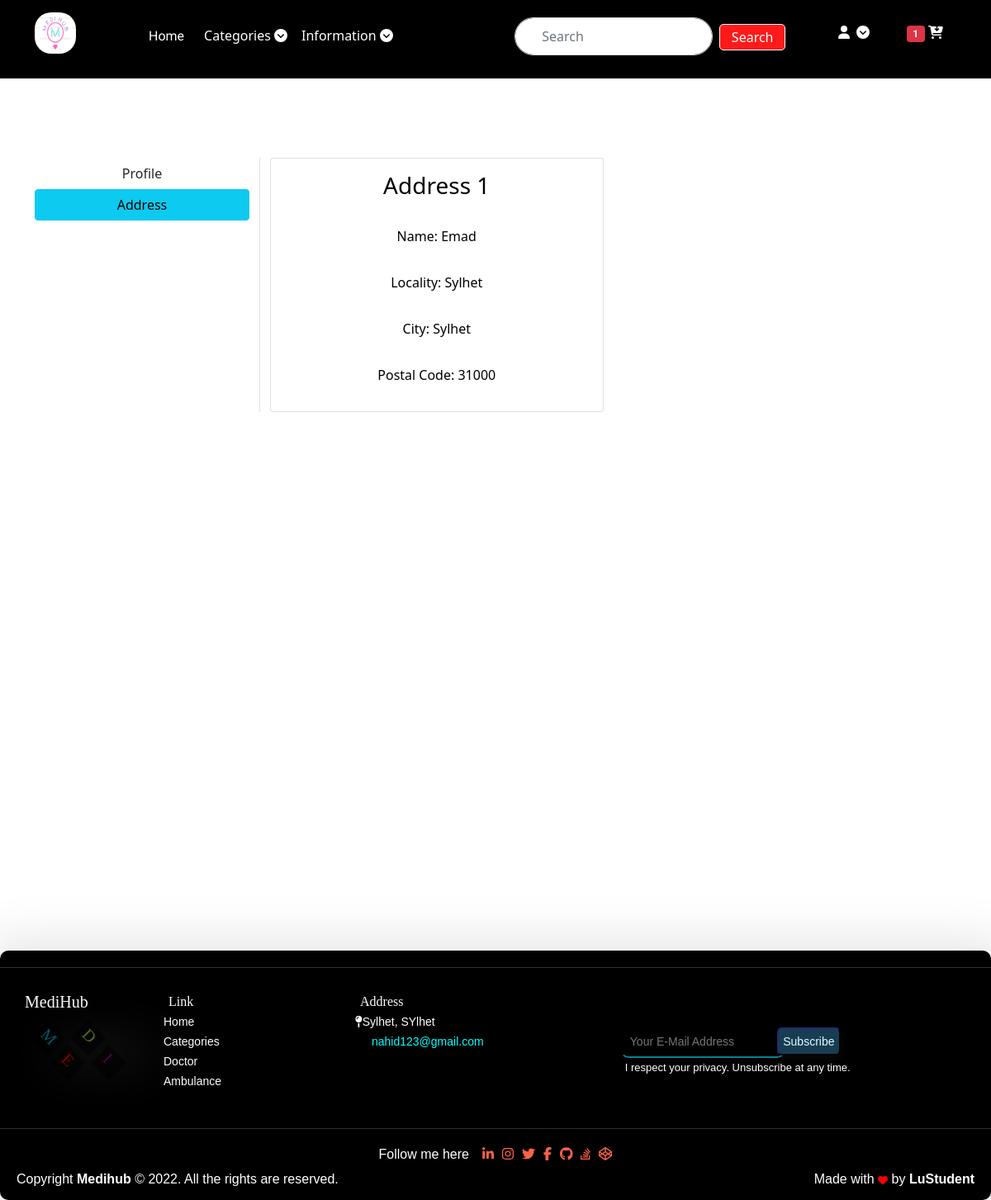
/address/ (signed in), run on an earlier commit of the app's database.
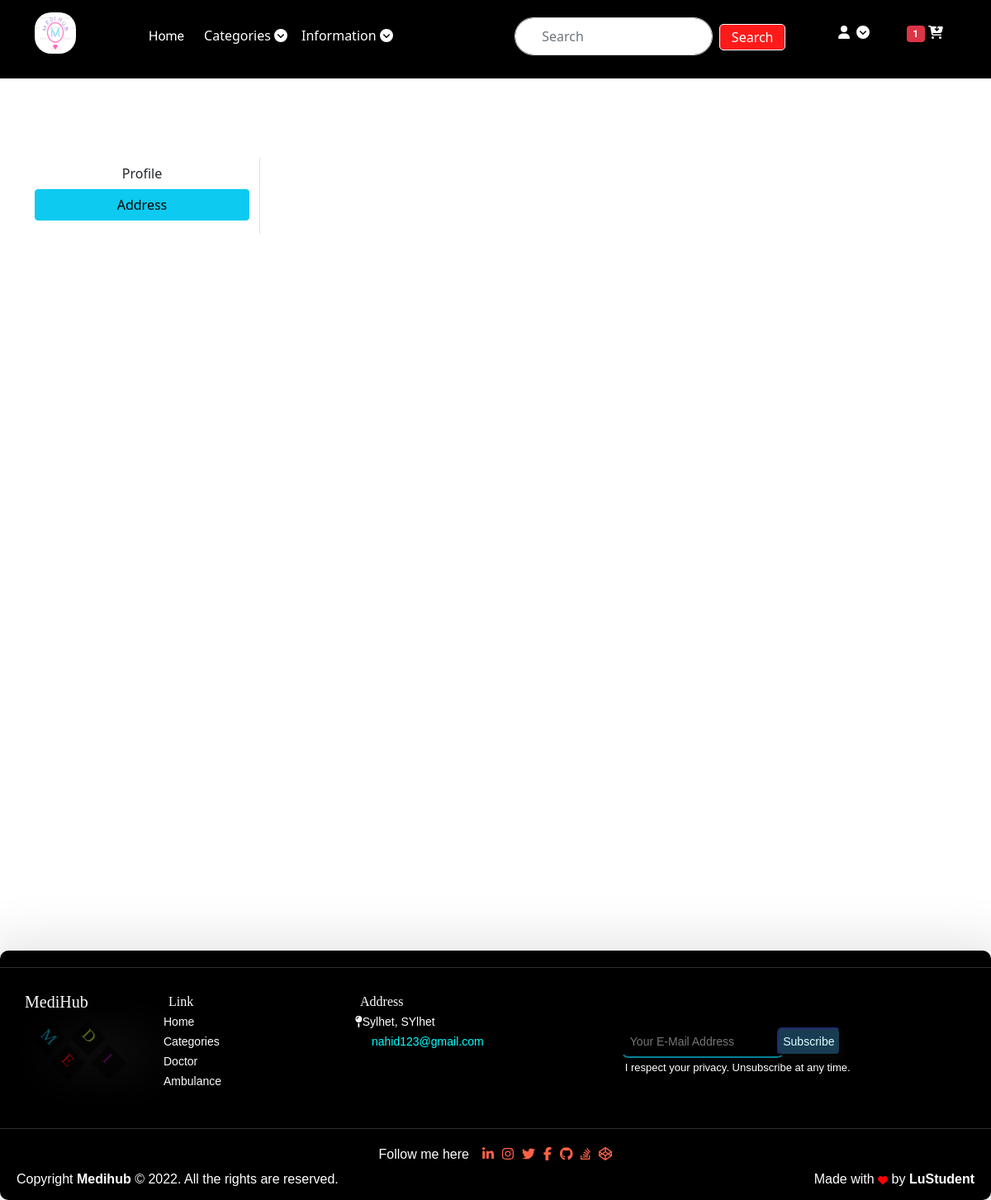
And on a later commit of the database.
### mediapp/models.py (models this page shows, shortened)
class Customer(models.Model):
    user = models.ForeignKey(User, on_delete=models.CASCADE)
    name = models.CharField(max_length=200)
    locality = models.CharField(max_length=200)
    city = models.CharField(
        max_length=50, choices=STATE_CHOICES)
    zipcode = models.IntegerField()

### mediapp/views.py (the view)
# urls.py: path('address/', views.address, name='address'),
@login_required
def address(request):
    add = Customer.objects.filter(user=request.user)
    if request.user.is_authenticated:
        cart = Cart.objects.filter(user=request.user)
        return render(request, 'app/address.html', {'add': add,  'active': 'btn-info', 'tcart': cart})
    else:
        return render(request, 'app/address.html', {'add': add,  'active': 'btn-info'})

### mediapp/templates/app/address.html (shortened to what this page needs)
{% extends 'app/base.html' %} <br />
{% load static %} <br />
{% block main-content %}
<div class="container my-5" style="height: 100vh">
  <div class="row my-5">
    <div class="col-lg-3 border-end">
      <ul class="list-unstyled">
        <li class="d-grid">
          <a href="{% url 'profile' %}" class="btn ">Profile</a>
        </li>
        <li class="d-grid">
          <a href="{% url 'address' %}" class="btn {{active}}">Address</a>
        </li>
      </ul>
    </div>
    <div class="col-lg-9">
        <div class="row">
        {% for ad in add %}
        <div class="col-lg-6">
        <div class="card">
          <div class="card-body text-center">
            <h3>Address</span> {{forloop.counter}}</h3>
            <p><span> Name:</span> {{ad.name}}</p>
            <p><span>Locality:</span> {{ad.locality}}</p>
            <p><span>City:</span> {{ad.city}}</p>
            <p><span>Postal Code:</span> {{ad.zipcode}}</p>
          </div>
        </div>
    </div>
        {% endfor %}
    </div>
      </div>
    </div>
  </div>
  {% endblock main-content %}

What changed in the data, as far as the page shows it:
removed Customer: name "Emad", locality "Sylhet", city "Sylhet", zipcode "31000"
